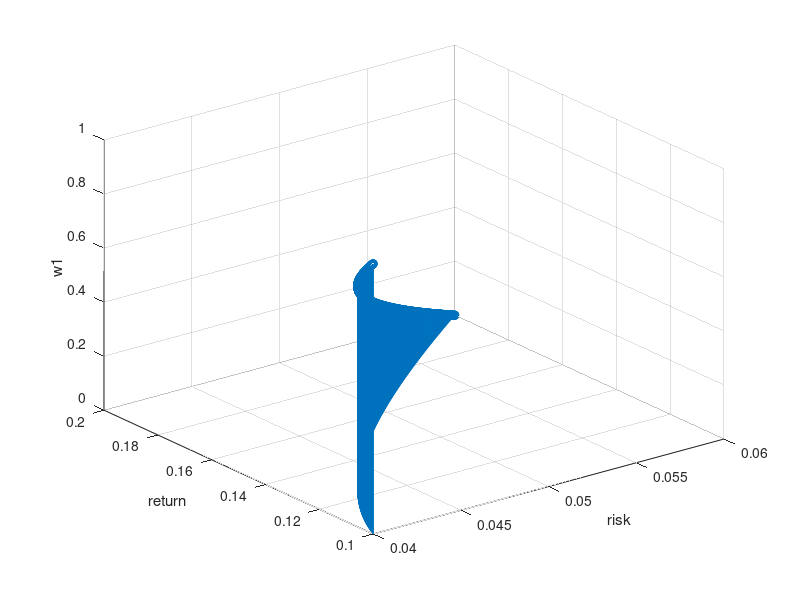

MATLAB code for this plot:
R1=0.1;
R2=0.2;
Sig1=0.04;
Sig2=0.06;
r=0.8;
w1=[0:0.001:1];
w2=1-w1;
Rp=w1*R1+w2*R2;
Sigp=sqrt(w1.^2.*Sig1.^2+w2.^2.*Sig2.^2+2*r*w1.*w2.*Sig1.*Sig2);

grid on
stem3(Sigp,Rp,w1)
xlabel('risk')
ylabel('return')
zlabel('w1')
